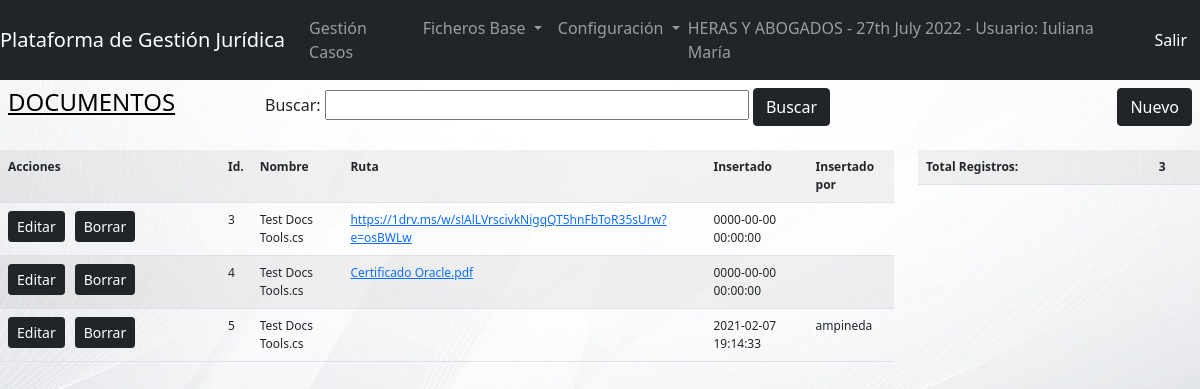
The page /view/docs.php?obj=ENTITES&objid=1 (signed in) on the database its author committed.
### tables this page shows
CREATE TABLE IF NOT EXISTS `documents` (
  `DOCId` int(11) NOT NULL AUTO_INCREMENT,
  `DOCName` varchar(50) NOT NULL,
  `DOCObj` varchar(50) NOT NULL,
  `DOCObjId` int(11) NOT NULL,
  `DOCPath` varchar(250) NOT NULL,
  `DOCInsertDate` datetime NOT NULL,
  `DOCInsertBy` varchar(50) NOT NULL,
  PRIMARY KEY (`DOCId`)
);

### model/dbcrud.php (called while the page is built, shortened)
<?php
    class dbcrud {
        public function sql ($sql){
            $dbConn = new dbconn();
            $dbConn->connect();
            $conn = $dbConn->getConn();
            $result = $conn->query($sql);
            return $result;
        }
    }
?>

### controller/cntDoc.php (the view, shortened to what this page needs)
<?php
    include_once '../model/dbcrud.php';
    function listDocs(){
        $docCrud = new dbcrud();
        if (isset($_REQUEST['obj'])){
            $table = $_REQUEST['obj'];
        }
        if (isset($_REQUEST['objid'])){
            $docid = $_REQUEST['objid'];
        }
        $docsSQL = "SELECT * FROM documents WHERE DOCObj = ':table' AND DOCObjId = :docid";
        $docsSQL = str_replace(':table', $table, $docsSQL);
        $docsSQL = str_replace(':docid', $docid, $docsSQL);
        echo '<tr>'
                . '<th style="width:220px">Acciones</th><th>Id.</th><th>Nombre</th><th>Ruta</th><th>Insertado</th><th>Insertado por</th>'
           . '</tr>';
        $result = $docCrud->sql($docsSQL);
        if ($result->num_rows > 0) {
          while($row = $result->fetch_assoc()) {
            echo '<tr><td><a href="docdata.php?update&docid='.$row["DOCId"].'" target="_blank" class="btn btn-dark btn-sm" role="button">Editar</a>'
                    .'<a href="docdata.php?delete&docid='.$row["DOCId"].'" target="_blank" class="btn btn-dark btn-sm" role="button" style="margin-left: 10px">Borrar</a>'
                    . '<td>'.$row["DOCId"].'</td><td>'.$row["DOCName"].'</td><td><a href="'.$row["DOCPath"].'" target="_blank">'.$row["DOCPath"].'</a></td><td>'
                    .$row["DOCInsertDate"].'</td><td>'.$row["DOCInsertBy"].'</td></tr>';
            }
        }
        else {
            $_SESSION['numdocs'] = 0;
        }
    }
?>

### view/css/globalstyles.css (style rules this page uses)
.bgsilver { background-image: url('../imgs/bg04.jpg'); background-repeat: no-repeat; background-attachment: fixed; background-size: cover; }

### rows shown on the page
documents: DOCId "3", DOCName "Test Docs Tools.cs", DOCPath "https://1drv.ms/w/s!AlLVrscivkNigqQT5hnFbToR35sUrw?e=osBWLw", DOCInsertDate "0000-00-00 00:00:00"
documents: DOCId "4", DOCName "Test Docs Tools.cs", DOCPath "Certificado Oracle.pdf", DOCInsertDate "0000-00-00 00:00:00"
documents: DOCId "5", DOCName "Test Docs Tools.cs", DOCInsertDate "2021-02-07 19:14:33", DOCInsertBy "ampineda"

### other values the page prints
$_SESSION['username'] "Iuliana María"
$_SESSION['numdocs'] "3"
